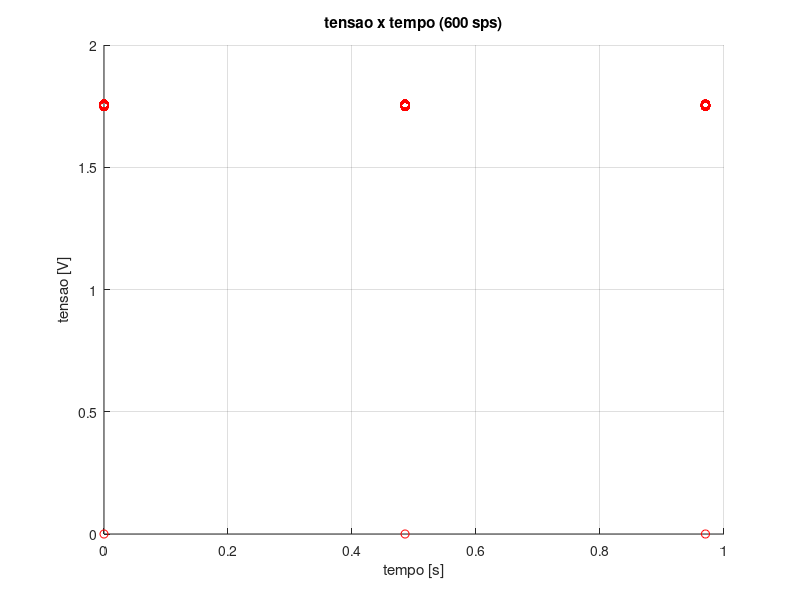

Write the MATLAB code that produced this figure.
% Variacao da frequencia de amostragem da BeagleBone
% nome: Frederico Alves de Oliveira Silva 

clear all;
close all;
clc;

dados = load("teste2a_5.txt");
fs = length(dados(:,2));

figure;
scatter(dados(:,1),dados(:,2),"r");
title('tensao x tempo (600 sps)');
xlabel('tempo [s]');
ylabel('tensao [V]');
grid on;

